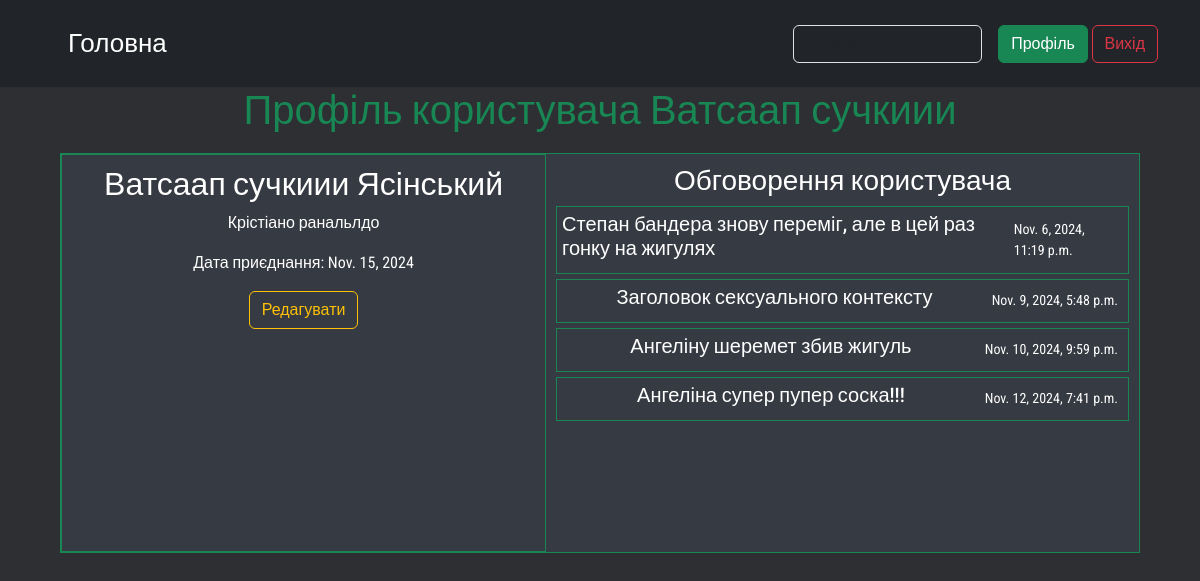
/accounts/profile/ (signed in), run on the app's committed database.
### forum/models.py (models this page shows, shortened)
class Profile(models.Model):
    first_name = models.CharField(verbose_name="Ім'я", max_length=20, null=True)
    last_name = models.CharField(verbose_name="Фамілія", max_length=20, null=True)
    bio = models.TextField(verbose_name='Біографія', max_length=252, default='Опис відсутній')
    joined_date = models.DateField(verbose_name='Дата реєстрації', auto_now_add=True)
    user = models.OneToOneField(User, verbose_name='Користувач', related_name='profile', on_delete=models.CASCADE)
    filled = models.BooleanField(default=False, verbose_name='Заповнений')

class Topic(models.Model):
    title = models.CharField(verbose_name='Тема обговорення', max_length=72)
    content = models.TextField(verbose_name='Контент', max_length=1000)
    subcategory = models.ForeignKey(SubCategory, verbose_name='Під категорія', on_delete=models.CASCADE)
    created_at = models.DateTimeField(auto_now_add=True, verbose_name='Дата створення')
    updated_at = models.DateTimeField(auto_now=True, verbose_name='Дата оновлення')
    author = models.ForeignKey(User, verbose_name='Автор', on_delete=models.CASCADE)
    def get_absolute_url(self):
        return reverse("topic", kwargs={"category_slug": self.subcategory.category.slug,
                                        "subcategory_slug": self.subcategory.slug, "topic_id": self.id})

### forum/views.py (the view)
# urls.py: path('accounts/profile/', views.ProfileView.as_view(), name='my-profile'),
class ProfileView(ProfileAndLoginRequired, DetailView):
    model = Profile
    template_name = 'forum/profile.html'
    context_object_name = 'profile'
    def get_object(self):
        profile_id = self.kwargs.get('profile_id')
        if profile_id:
            obj = get_object_or_404(Profile, id=profile_id)
            return obj
        else:
            return get_object_or_404(Profile, user=self.request.user)
    def get_context_data(self, **kwargs):
        context = super().get_context_data(**kwargs)
        user = context['profile'].user
        context['title'] = 'Профіль користувача'
        context['user_topics'] = Topic.objects.filter(author=user)
        return context

### forum/mixins.py (called while the page is built)
    def dispatch(self, request, *args, **kwargs):
        if not request.user.is_authenticated:
            return super().dispatch(request, *args, **kwargs)
        try:
            profile_exists = bool(request.user.profile)
        except Profile.DoesNotExist:
            profile_exists = False
        if request.path == reverse('create-profile'):
            if profile_exists:
                return redirect('homepage')
            else:
                return super().dispatch(request, *args, **kwargs)
        if profile_exists:
            return super().dispatch(request, *args, **kwargs)
        return redirect('create-profile')

### templates/forum/profile.html (shortened to what this page needs)
{% extends "base.html" %}
{% load static %}
{%block extra_css%}
<link href="{%static 'css/profile/profile.css'%}" rel='stylesheet'>
{% endblock %}
{%block content%}
<h1 class=''>Профіль користувача {{profile.first_name}}</h1>
<div class='profile-container'>
    <div class='profile-block'>
        <h2>{{profile.first_name}} {{profile.last_name}}</h2>
        <p>{{profile.bio}}</p>
        <p>Дата приєднання: {{profile.joined_date}}</p>
        {%if profile.user == user%}
            <a href={%url 'update-profile' %}><button class='btn btn-outline-warning'>Редагувати</button></a>
        {%endif%}
    </div>
    <div class='user-topics '>
        {%if user_topics.all%}
        <h3 class='text-white text-center'>Обговорення користувача</h3>
        {%for topic in user_topics%}
        <div class='topic'>
            <a href='{{topic.get_absolute_url}}'><h2>{{topic.title}}</a></h2>
            <div class='topic-info'>
                <p>{{topic.created_at}}</p>
            </div>
        </div>
        {%endfor%}
        {%else%}
        <h4 class='text-white text-center'>Користувач не створював обговорення</h4>
        {%endif%}
    </div>
</div>
{% endblock %}

### static/css/index.css (style rules this page uses)
* { margin: 0px; padding: 0px; }
* a { text-decoration: none !important; color: white; transition: 0.1s ease-in; }
body { font-family: 'Roboto Condensed', sans-serif; width: 100%; height: 100%; background-color: #2d2f33; }

### static/css/profile/profile.css (style rules this page uses)
div.profile-container { display: flex; flex-direction: row; width: 90%; background: #363A42; margin-top: 10px; border: 1px solid #188754; min-height: 400px; }
div.profile-block { display: flex; flex-direction: column; width: 45%; border: 1px solid #188754; padding: 10px; text-align: center; color: white; }
h1 { color: #188754; }
div.user-topics { width: 55%; text-align: start; padding: 10px; }
div.topic { margin-top: 5px; display: flex; justify-content: space-between; flex-direction: row; width: 100%; padding:5px; align-items:baseline; max-height: 70px; text-align: start; border: 1px solid #188754; background: #363A42; align-items: center; }
div.topic-info { display: flex; justify-content: center; align-items: center; flex-direction: column; height: 90%; padding: 5px; cursor: default; color: white; }
div.topic h2 { font-size: 20px; }
div.topic-info p { margin: 0px; font-size: 14px; }

### data on the page
Profile: first_name "Ватсаап сучкиии", last_name "Ясінський", bio "Крістіано ранальлдо", joined_date "Nov. 15, 2024"
Topic: title "Степан бандера знову переміг, але в цей раз гонку на жигулях", created_at "Nov. 6, 2024, 11:19 p.m."
Topic: title "Заголовок сексуального контексту", created_at "Nov. 9, 2024, 5:48 p.m."
Topic: title "Ангеліну шеремет збив жигуль", created_at "Nov. 10, 2024, 9:59 p.m."
Topic: title "Ангеліна супер пупер соска!!!", created_at "Nov. 12, 2024, 7:41 p.m."
